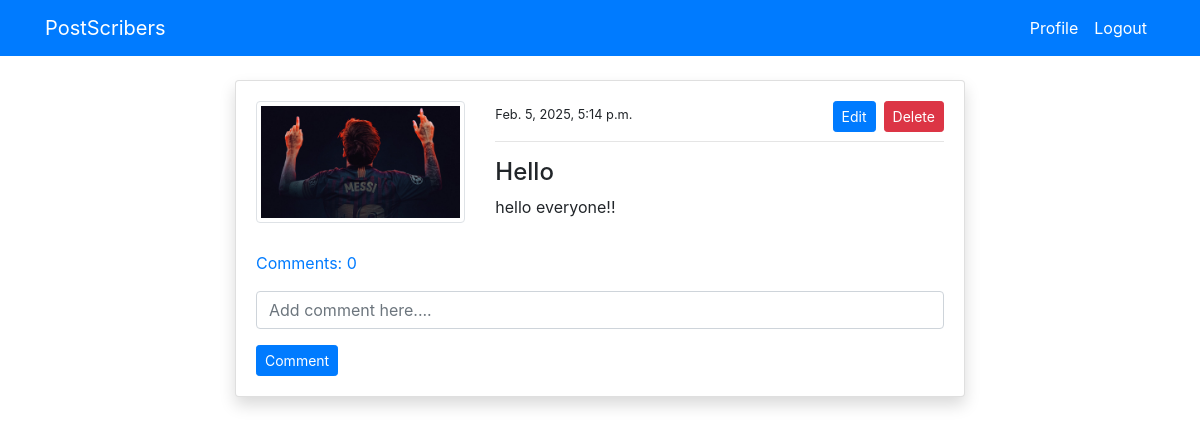
Screenshot of /post_detail/4/ (signed in) with the database file from the repository.
### blog/models.py (models this page shows, shortened)
class PostModel(models.Model):
    title = models.CharField(max_length=100)
    content = models.TextField()
    author = models.ForeignKey(User, on_delete=models.CASCADE)
    date_created = models.DateTimeField(auto_now_add=True)
    class Meta:
        ordering = ('-date_created',)
    def comment_count(self):
        return self.comment_set.all().count()
    def comments(self):
        return self.comment_set.all()

### users/models.py (models this page shows, shortened)
class ProfileModel(models.Model):
    user = models.OneToOneField(User, on_delete=models.CASCADE)
    image = models.ImageField(default='default.jpg', upload_to='profile', validators=[
                              FileExtensionValidator(['png', 'jpg'])])

### blog/views.py (the view)
# urls.py: path('post_detail/<int:pk>/', views.post_detail, name='blog-post-detail'),
@login_required
def post_detail(request, pk):
    post = PostModel.objects.get(id=pk)
    if request.method == 'POST':
        c_form = CommentForm(request.POST)
        if c_form.is_valid():
            instance = c_form.save(commit=False)
            instance.user = request.user
            instance.post = post
            instance.save()
            return redirect('blog-post-detail', pk=post.id)
    else:
        c_form = CommentForm()
    context = {
        'post': post,
        'c_form': c_form,
    }
    return render(request, 'blog/post_detail.html', context)

### blog/forms.py
class CommentForm(forms.ModelForm):
    content = forms.CharField(
        label='', widget=forms.TextInput(attrs={'placeholder': 'Add comment here....'}))
    class Meta:
        model = Comment
        fields = ('content',)

### templates/blog/post_detail.html (shortened to what this page needs)
{% extends 'partials/base.html' %}
{% load crispy_forms_tags %}
{% block content %}
<div class="container">
    <div class="row mt-5 pt-3">
        <div class="col-md-8 offset-md-2">
            <div class="card my-3 shadow">
                <div class="card-body">
                    <div class="row">
                        <div class="col-md-4">
                            <img class="img-thumbnail" src="{{ post.author.profilemodel.image.url }}" alt="profile-img">
                        </div>
                        <div class="col-md-8">
                            <small>{{ post.date_created }}</small>
                            {% if post.author == request.user %}
                            <span><a class="btn btn-danger float-right btn-sm"
                                    href="{% url 'blog-post-delete' post.id %}">Delete</a></span>
                            <span><a class="btn btn-primary mx-2 float-right btn-sm"
                                    href="{% url 'blog-post-edit' post.id %}">Edit</a></span>
                            {% endif %}
                            <hr>
                            <h4>{{ post.title }}</h4>
                            <p>
                                {{ post.content }}
                            </p>
                        </div>
                    </div>
                    <p class="mt-3">
                        <a class="" data-toggle="collapse" href="#collapseExample" role="button" aria-expanded="false"
                            aria-controls="collapseExample">
                            Comments: {{ post.comment_count }}
                        </a>
                    </p>
                    <form method="POST">
                        {{ c_form|crispy }}
                        <input class="btn btn-primary btn-sm" type="submit" value="Comment">
                    </form>
                </div>
            </div>
        </div>
    </div>
</div>
{% endblock %}

### rows the page displays
PostModel: author.profilemodel.image (picture), date_created "Feb. 5, 2025, 5:14 p.m.", title "Hello", content "hello everyone!!", comment_count "0"
